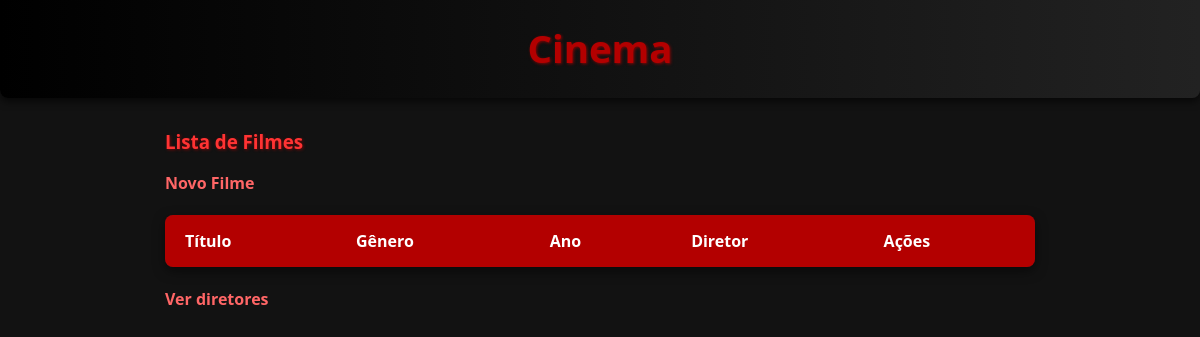
Page /filmes on the earlier database version.
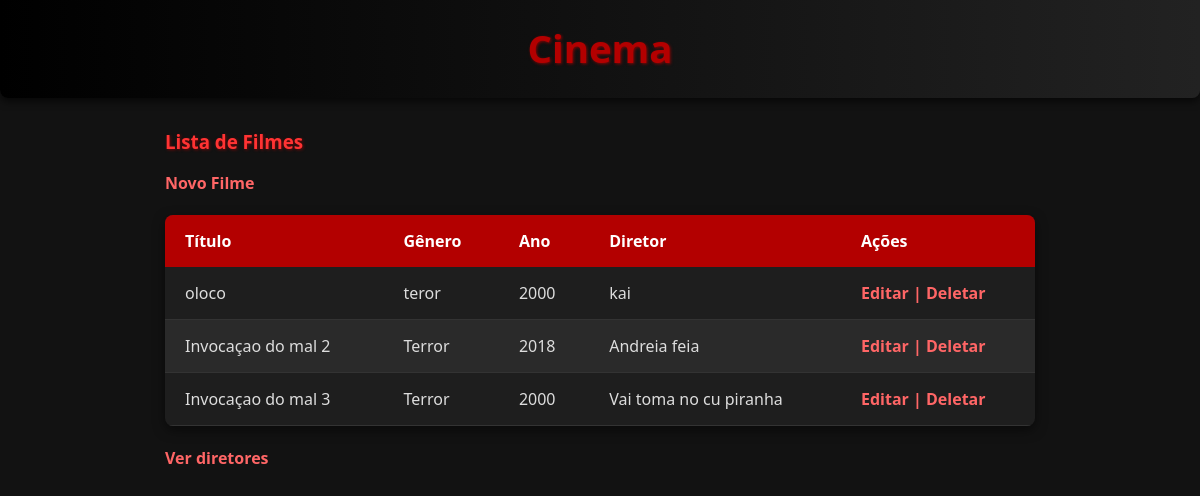
Same page on the later database version.
### tables this page shows
CREATE TABLE filme (
    id INTEGER PRIMARY KEY AUTOINCREMENT,
    titulo TEXT NOT NULL,
    genero TEXT,
    ano INTEGER,
    diretor_id INTEGER NOT NULL,
    FOREIGN KEY (diretor_id) REFERENCES diretor(id) ON DELETE CASCADE
);

CREATE TABLE diretor (
    id INTEGER PRIMARY KEY AUTOINCREMENT,
    nome TEXT NOT NULL,
    nacionalidade TEXT
);

### app/views.py (the view)
@app.route('/filmes')
def index_filmes():
    data = filme_service.get_all_filmes()
    return render_template('filme/list.html', filmes=data)

### app/database/connection.py (called while the page is built)
def get_db():
    db = getattr(g, '_database', None)
    if db is None:
        db = g._database = sqlite3.connect(DATABASE)
    return db

@app.teardown_appcontext
def close_connection(exception):
    db = getattr(g, '_database', None)
    if db is not None:
        db.close()

### app/models/filme_model.py (called while the page is built)
    def get_id(self):
        return self.__id

    def get_titulo(self):
        return self.__titulo

    def get_genero(self):
        return self.__genero

    def get_ano(self):
        return self.__ano

### app/repository/filme_repository.py (called while the page is built)
    def get_all_filmes(self):
        connection = get_db()
        cursor = connection.cursor()
        cursor.execute("""
            SELECT f.id, f.titulo, f.genero, f.ano, f.diretor_id, d.nome
            FROM filme f
            JOIN diretor d ON f.diretor_id = d.id
        """)
        rows = cursor.fetchall()
        filmes = []
        for row in rows:
            filme = FilmeModel(id=row[0], titulo=row[1], genero=row[2], ano=row[3], diretor_id=row[4])
            filme.diretor_nome = row[5]
            filmes.append(filme)
        return filmes

### app/service/filme_service.py (called while the page is built)
    def get_all_filmes(self):
        return self.filme_repository.get_all_filmes()

### app/templates/filme/list.html
{% extends 'base.html' %}
{% block content %}
<h3>Lista de Filmes</h3>
<a href="{{ url_for('create_filme') }}"> Novo Filme</a>
<table>
    <thead>
        <tr>
            <th>Título</th>
            <th>Gênero</th>
            <th>Ano</th>
            <th>Diretor</th>
            <th>Ações</th>
        </tr>
    </thead>
    <tbody>
        {% for filme in filmes %}
        <tr>
            <td>{{ filme.get_titulo() }}</td>
            <td>{{ filme.get_genero() }}</td>
            <td>{{ filme.get_ano() }}</td>
            <td>{{ filme.diretor_nome }}</td>
            <td>
                <a href="{{ url_for('update_filme', pk=filme.get_id()) }}">Editar |</a>
                <a href="{{ url_for('delete_filme', pk=filme.get_id()) }}">Deletar</a>
            </td>
        </tr>
        {% endfor %}
    </tbody>
</table>
<a href="{{ url_for('index_diretores') }}">Ver diretores</a>
{% endblock %}

Differences in the rows shown:
added filme: get_titulo "oloco", get_genero "teror", get_ano "2000", diretor_nome "kai"
added filme: get_titulo "Invocaçao do mal 2", get_genero "Terror", get_ano "2018", diretor_nome "Andreia feia"
added filme: get_titulo "Invocaçao do mal 3", get_genero "Terror", get_ano "2000", diretor_nome "Vai toma no cu piranha"
